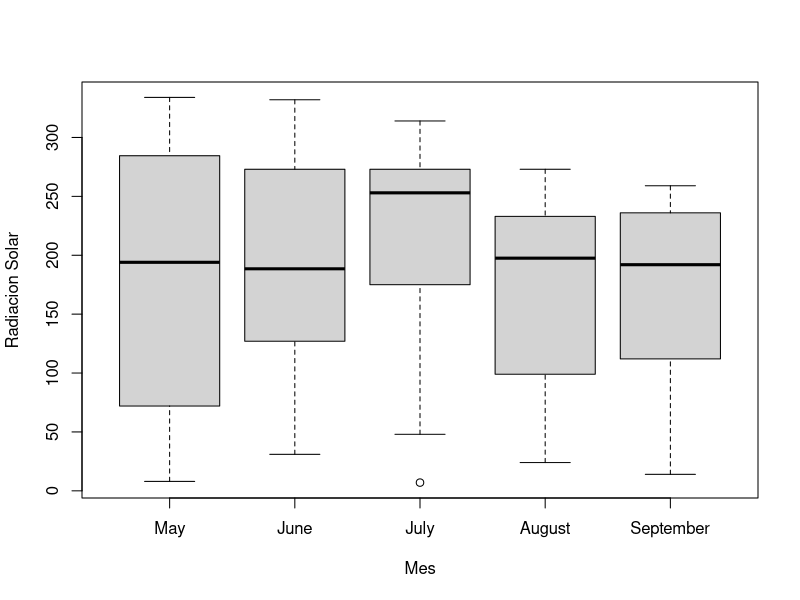
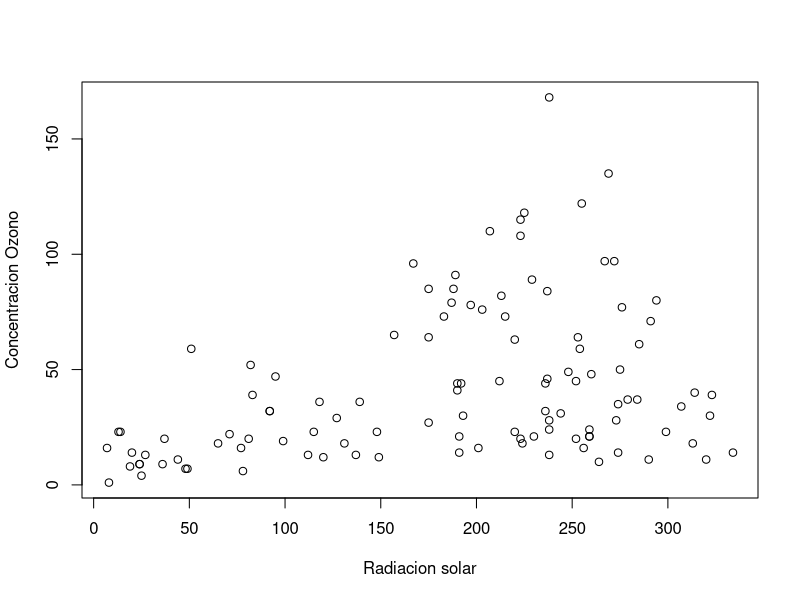
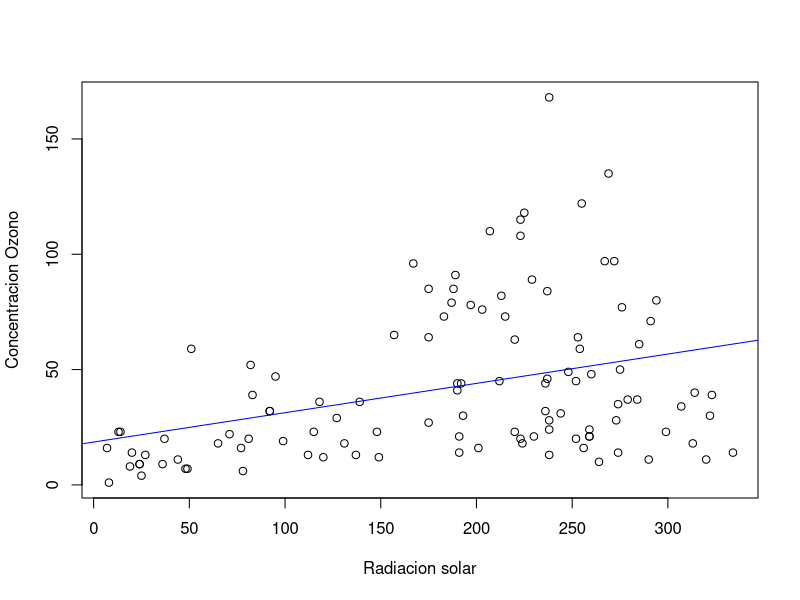
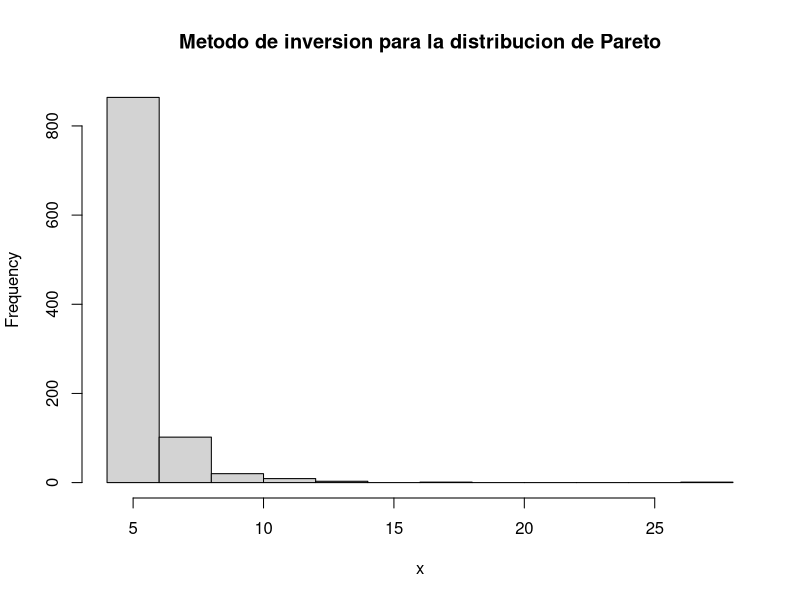
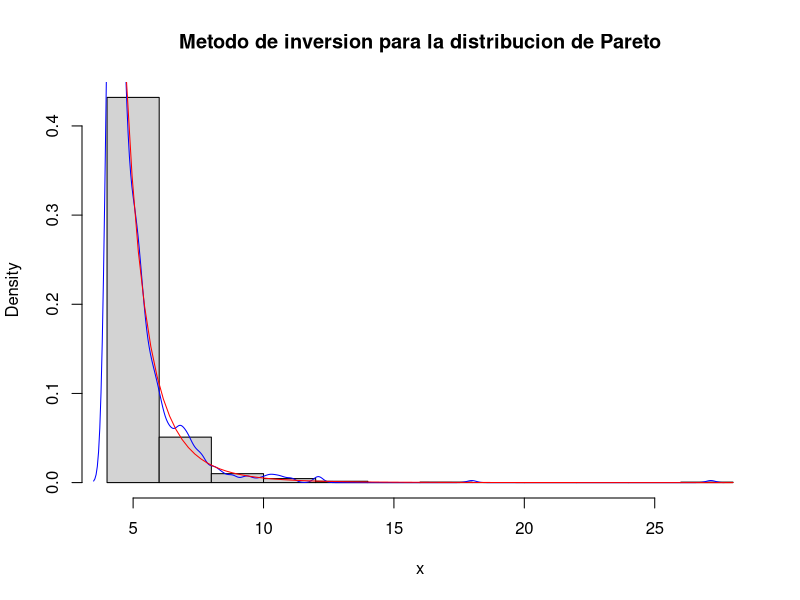

Generate these figures, in order, with R:
## ---- chunk 1
dataset <- airquality
## ---- chunk 2
head(dataset, 5)
## ---- chunk 3
dataset <- within(dataset, {
    # Uso month.name para obtener los meses del año
    # Solo hay meses del 5 al 9, asi que solo me quedo con esos nombres
    Month <- factor(Month, labels = month.name[5:9])
})
## ---- chunk 4
boxplot(dataset$Solar.R ~ dataset$Month, xlab = "Mes", ylab = "Radiacion Solar")
## ---- chunk 5
plot(
    dataset$Solar.R,
    dataset$Ozone,
    xlab = "Radiacion solar",
    ylab = "Concentracion Ozono"

)
## ---- chunk 6
# Generamos el modelo
# Ozone = \beta_0 + \beta_1 Solar.R
mod<-lm(dataset$Ozone ~ dataset$Solar.R)

# Hago el mismo plot que en el ejercicio anterior
plot(
    dataset$Solar.R,
    dataset$Ozone,
    xlab = "Radiacion solar",
    ylab = "Concentracion Ozono"

)

# Y a ese plot le añado la recta que acabamos de ajustar
abline(mod, col="blue")
## ---- chunk 7
# Funcion que devuelve el
# `n` numero de valores que queremos generar de la distribucion
# `F_inv` inversa de la función de distribucion
metodo_inversion <- function(n, F_inv) {

    # Generamos n valores de una uniforme 0, 1
    U <- runif(n = n, min = 0, max = 1)

    # Usamos la función inversa para generar el muestreo simulado
    X <- F_inv(U)

    # Devolvemos dichos valores
    return(X)
}
## ---- chunk 8
set.seed(1)
## ---- chunk 9
# Parametros de la simulacion
a <- 5
b <- 4
n <- 1000
F_inv <- function(u) (b) / ((1 - u) ^ (1 / a))

# Tomamos los puntos
x <- metodo_inversion(n, F_inv)
## ---- chunk 10
hist(x, main = "Metodo de inversion para la distribucion de Pareto")
## ---- chunk 11
# Empezamos con el histograma
hist(x, prob = TRUE, main = "Metodo de inversion para la distribucion de Pareto")

# Añadimos las lineas suavizadas que vienen del histograma
lines(density(x), col = "blue")

# Ahora añadimos la linea de densidad real de la distribucion
f <- function(x) (a*b^a) / (x^(a+1)) * (x >= b)
curve(f(x), add = TRUE, col = "red")
## ---- chunk 12
# Definimos la funcion de distribucion, que tenemos que usar para el ks.test
# La funcion tiene que aceptar los valores de a, b para pasarlos como parametros en ks.test
F <- function(x, a, b) (1 - (b / x)^a) * (x >= b)

# Aplicamos el test
ks.test(x, F, a = a, b = b)
